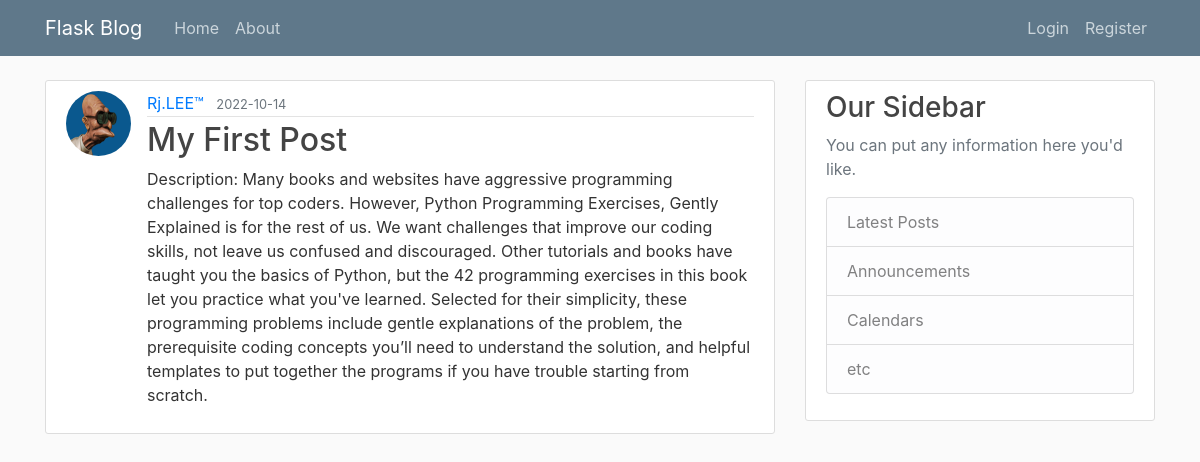
/post/1, run on an earlier commit of the app's database.
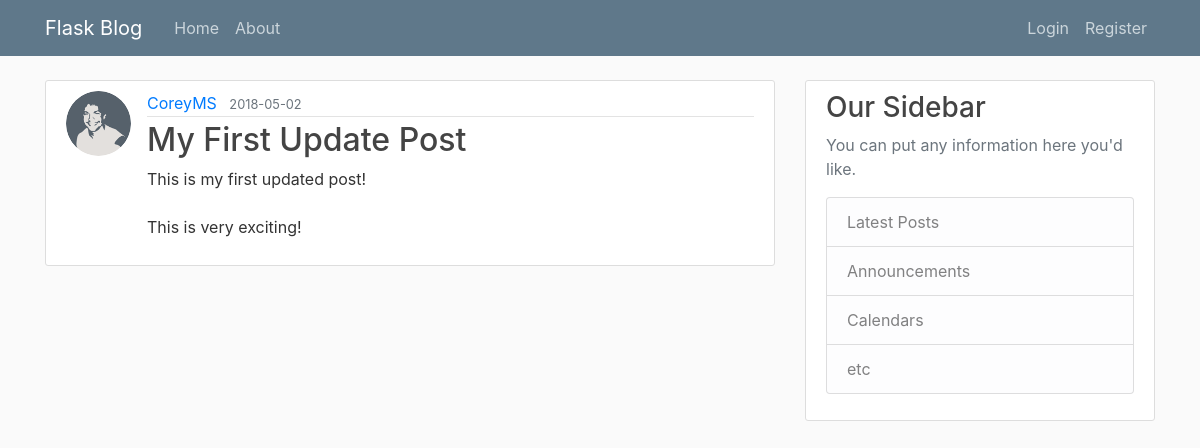
And on a later commit of the database.
### flaskblog/models.py (models this page shows, shortened)
class User(db.Model, UserMixin):
    id = db.Column(db.Integer, primary_key=True)
    username = db.Column(db.String(20), unique=True, nullable=False)
    email = db.Column(db.String(120), unique=True, nullable=False)
    image_file = db.Column(db.String(20), nullable=False, default='default.jpg')
    password = db.Column(db.String(60), nullable=False)
    posts = db.relationship('Post', backref='author', lazy=True)

class Post(db.Model):
    id = db.Column(db.Integer, primary_key=True)
    title = db.Column(db.String(100), nullable=False)
    date_posted = db.Column(db.DateTime, nullable=False, default=datetime.utcnow)
    content = db.Column(db.Text, nullable=False)
    user_id = db.Column(db.Integer, db.ForeignKey('user.id'), nullable=False)

### flaskblog/routes.py (the view)
@app.route("/post/<int:post_id>")
def post(post_id):
    post = Post.query.get_or_404(post_id)
    return render_template('post.html', title=post.title, post=post)

### flaskblog/templates/post.html (shortened to what this page needs)
{% extends "layout.html" %}
{% block content %}
  <article class="media content-section">
    <img class="rounded-circle article-img" src="{{ url_for('static', filename='profile_pics/' + post.author.image_file) }}">
    <div class="media-body">
      <div class="article-metadata">
        <a class="mr-2" href="{{ url_for('user_posts', username=post.author.username) }}">{{ post.author.username }}</a>
        <small class="text-muted">{{ post.date_posted.strftime('%Y-%m-%d') }}</small>
      </div>
      <h2 class="article-title">{{ post.title }}</h2>
      <p class="article-content">{{ post.content }}</p>
    </div>
  </article>
{% endblock content %}

What changed in the data, as far as the page shows it:
no longer on this page (row edited): User: image_file (picture), author.username "Rj.LEE™"
now on this page (row edited): User: image_file (picture), author.username "CoreyMS"
changed Post: date_posted "2022-10-14" → "2018-05-02"; title "My First Post" → "My First Update Post"; content "Description: Many books and websites have aggressive programming challenges for top coders. However, Python Programming Exercises, Gently Explained is for the rest of us. We want challenges that improve our coding skills, not leave us confused and discouraged. Other tutorials and books have taught you the basics of Python, but the 42 programming exercises in this book let you practice what you've learned. Selected for their simplicity, these programming problems include gentle explanations of the problem, the prerequisite coding concepts you’ll need to understand the solution, and helpful templates to put together the programs if you have trouble starting from scratch." → "This is my first updated post! This is very exciting!"
